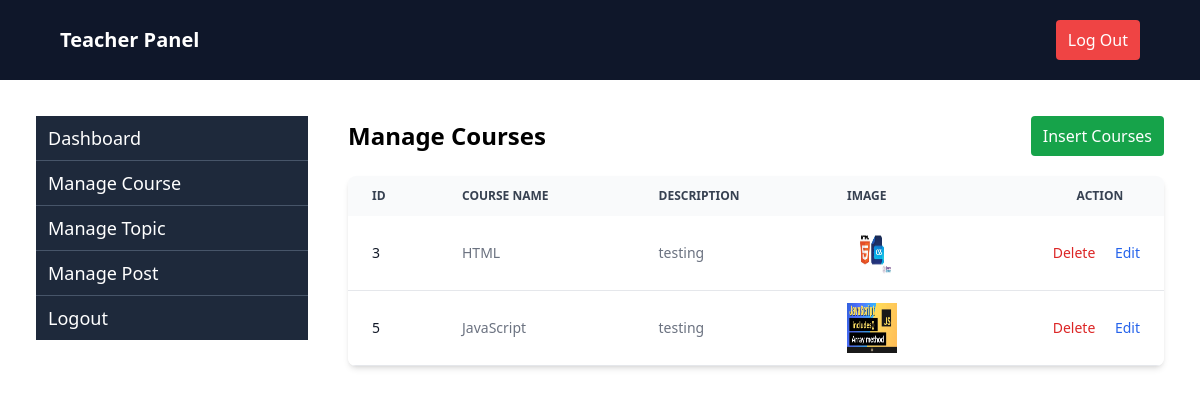
/teacher_manage_course (signed in), run on the app's committed database.
### tutorial/models.py (models this page shows, shortened)
class Course(models.Model):
    name = models.CharField(max_length=200)
    slug = models.SlugField(blank=True, null=True)
    description = models.TextField(blank=True, null=True)
    image = models.ImageField(upload_to="media/", blank=True, null=True)
    created_at = models.DateTimeField(auto_now_add=True)
    user = models.ForeignKey(User, on_delete=models.CASCADE, null=True, blank=True)

### tutorial/teacher_views.py (the view)
# urls.py: path('teacher_manage_course', teacher_manageCourse, name='teacherManageCourse'),
@login_required
def teacher_manageCourse(request):
    courses = Course.objects.filter(user=request.user)
    return render(request, 'teacher/teachermanageCourse.html',{'courses':courses})

### tutorial/templates/teacher/teachermanageCourse.html
{% extends "teacher/teacherbase.html" %}
{% block content %}
<div class="flex flex-1 justify-between items-center">
    <h2 class="text-2xl font-semibold ">Manage Courses </h2>
    <a href="{% url 'teacherInserCourse' %}" class="text-white bg-green-600 px-3 py-2 rounded">Insert Courses</a>
</div>
<div class="relative overflow-x-auto shadow-md sm:rounded-lg mt-5">
    <table class="w-full text-sm text-left rtl:text-right text-gray-500 dark:text-gray-400">
        <thead class="text-xs text-gray-700 uppercase bg-gray-50 dark:bg-gray-700 dark:text-gray-400">
            <tr>
                <th scope="col" class="px-6 py-3">
                    Id
                </th>
                <th scope="col" class="px-6 py-3">Course Name</th>
                <th scope="col" class="px-6 py-3">Description</th>
                <th scope="col" class="px-6 py-3">Image</th>
                <th scope="col" class="px-6 py-3 text-right pr-[5%]">
                    Action
                </th>
            </tr>
        </thead>
        <tbody>
            {% for course in courses %}
            <tr class="bg-white border-b dark:bg-gray-800 dark:border-gray-700 hover:bg-gray-50 dark:hover:bg-gray-600">
                <th scope="row" class="px-6 py-3 font-medium text-gray-900 whitespace-nowrap dark:text-white">
                    {{ course.id }}
                </th>
                <td class="px-6 py-3 text-sm">{{course.name}}</td>
                <td class="px-6 py-3 text-sm ">{{ course.description|truncatewords:5 }}</td>
                <td class="px-6 py-3 text-sm"> <img src="{{course.image.url}}" alt="" class="size-[50px]"> </td>
                <td class="px-6 py-3 text-right space-x-4">
                    <a href="{% url 'deleteCourse' course.id %}"
                        class="font-medium text-red-600 dark:text-red-500 hover:underline">Delete</a>
                    <a href="{% url 'editCourse' course.id %}"
                        class="font-medium text-blue-600 dark:text-blue-500 hover:underline">Edit</a>
                </td>
            </tr>
            {% empty %}
            <tr>
                <td colspan="3" class="px-6 py-4 text-center text-gray-500 dark:text-gray-400">
                    No Courses found.
                </td>
            </tr>
            {% endfor %}
        </tbody>
    </table>
</div>
{% endblock %}

### data on the page
Course: id "3", name "HTML", description "testing", image (picture)
Course: id "5", name "JavaScript", description "testing", image (picture)
